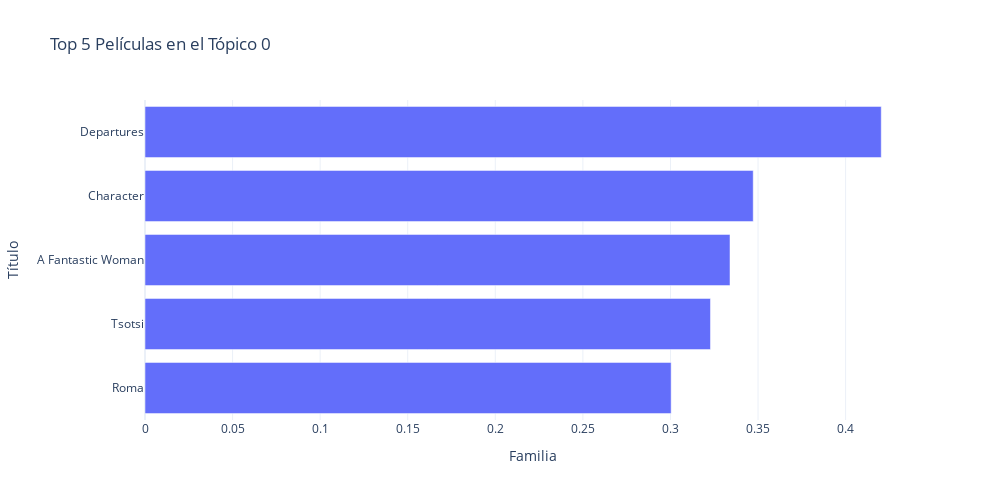

This figure's notebook cell:
### Code cell
cargas_topico = nmflimpio.transform(tfslimpio)

cargas_topico_0 = cargas_topico[:, 0]

# Obtener los índices de las 5 películas con mayor carga en el tópico 0
indices_top_5 = np.argsort(cargas_topico_0)[-5:]

# Obtener los nombres y las cargas de las 5 películas seleccionadas
titulos_top_5 = df['Título'].iloc[indices_top_5]
cargas_top_5 = cargas_topico_0[indices_top_5]

# Crear el gráfico de barras con Plotly
fig = px.bar(x=cargas_top_5, y=titulos_top_5, orientation='h', 
             labels={'x': 'Familia', 'y': 'Título'}, 
             title='Top 5 Películas en el Tópico 0', 
             template='plotly_white')
fig.update_layout(yaxis={'categoryorder':'total ascending'})
fig.update_layout(showlegend=True, height=500, width=1000)

fig.show()

### Figure 1 — Plotly figure (JSON) as saved in the notebook; plotly's stock layout.template omitted (floating-point values rounded to 4 significant figures)
{"data": [{"alignmentgroup": "True", "hovertemplate": "Familia=%{x}<br>Título=%{y}<extra></extra>", "legendgroup": "", "marker": {"color": "#636efa", "pattern": {"shape": ""}}, "name": "", "offsetgroup": "", "orientation": "h", "showlegend": false, "textposition": "auto", "type": "bar", "x": [0.3004, 0.3228, 0.334, 0.3473, 0.4203], "xaxis": "x", "y": ["Roma", "Tsotsi", "A Fantastic Woman", "Character", "Departures"], "yaxis": "y"}], "layout": {"barmode": "relative", "height": 500, "legend": {"tracegroupgap": 0}, "showlegend": true, "title": {"text": "Top 5 Películas en el Tópico 0"}, "width": 1000, "xaxis": {"anchor": "y", "domain": [0, 1], "title": {"text": "Familia"}}, "yaxis": {"anchor": "x", "categoryorder": "total ascending", "domain": [0, 1], "title": {"text": "Título"}}}}
